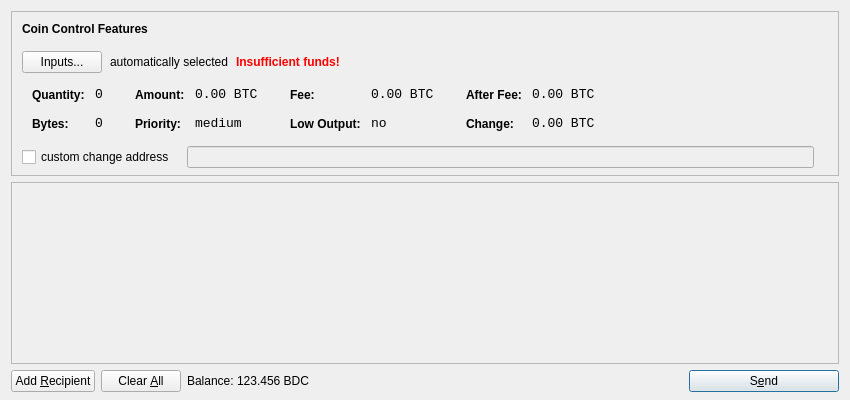
<?xml version="1.0" encoding="UTF-8"?>
<ui version="4.0">
 <class>SendCoinsDialog</class>
 <widget class="QDialog" name="SendCoinsDialog">
  <property name="geometry">
   <rect>
    <x>0</x>
    <y>0</y>
    <width>850</width>
    <height>400</height>
   </rect>
  </property>
  <property name="windowTitle">
   <string>Send Coins</string>
  </property>
  <layout class="QVBoxLayout" name="verticalLayout" stretch="0,1,0">
   <property name="bottomMargin">
    <number>8</number>
   </property>
   <item>
    <widget class="QFrame" name="frameCoinControl">
     <property name="sizePolicy">
      <sizepolicy hsizetype="Expanding" vsizetype="Expanding">
       <horstretch>0</horstretch>
       <verstretch>0</verstretch>
      </sizepolicy>
     </property>
     <property name="maximumSize">
      <size>
       <width>16777215</width>
       <height>16777215</height>
      </size>
     </property>
     <property name="frameShape">
      <enum>QFrame::StyledPanel</enum>
     </property>
     <property name="frameShadow">
      <enum>QFrame::Sunken</enum>
     </property>
     <layout class="QVBoxLayout" name="verticalLayoutCoinControl2">
      <property name="spacing">
       <number>-1</number>
      </property>
      <property name="leftMargin">
       <number>0</number>
      </property>
      <property name="topMargin">
       <number>0</number>
      </property>
      <property name="rightMargin">
       <number>0</number>
      </property>
      <property name="bottomMargin">
       <number>6</number>
      </property>
      <item>
       <layout class="QVBoxLayout" name="verticalLayoutCoinControl" stretch="0,0,0,0,1">
        <property name="spacing">
         <number>0</number>
        </property>
        <property name="leftMargin">
         <number>10</number>
        </property>
        <property name="topMargin">
         <number>10</number>
        </property>
        <item>
         <layout class="QHBoxLayout" name="horizontalLayoutCoinControl1">
          <property name="bottomMargin">
           <number>15</number>
          </property>
          <item>
           <widget class="QLabel" name="labelCoinControlFeatures">
            <property name="sizePolicy">
             <sizepolicy hsizetype="Preferred" vsizetype="Maximum">
              <horstretch>0</horstretch>
              <verstretch>0</verstretch>
             </sizepolicy>
            </property>
            <property name="font">
             <font>
              <weight>75</weight>
              <bold>true</bold>
             </font>
            </property>
            <property name="styleSheet">
             <string notr="true">font-weight:bold;</string>
            </property>
            <property name="text">
             <string>Coin Control Features</string>
            </property>
           </widget>
          </item>
         </layout>
        </item>
        <item>
         <layout class="QHBoxLayout" name="horizontalLayoutCoinControl2" stretch="0,0,0,0">
          <property name="spacing">
           <number>8</number>
          </property>
          <property name="bottomMargin">
           <number>10</number>
          </property>
          <item>
           <widget class="QPushButton" name="pushButtonCoinControl">
            <property name="styleSheet">
             <string notr="true"/>
            </property>
            <property name="text">
             <string>Inputs...</string>
            </property>
           </widget>
          </item>
          <item>
           <widget class="QLabel" name="labelCoinControlAutomaticallySelected">
            <property name="text">
             <string>automatically selected</string>
            </property>
            <property name="margin">
             <number>5</number>
            </property>
           </widget>
          </item>
          <item>
           <widget class="QLabel" name="labelCoinControlInsuffFunds">
            <property name="font">
             <font>
              <weight>75</weight>
              <bold>true</bold>
             </font>
            </property>
            <property name="styleSheet">
             <string notr="true">color:red;font-weight:bold;</string>
            </property>
            <property name="text">
             <string>Insufficient funds!</string>
            </property>
            <property name="margin">
             <number>5</number>
            </property>
           </widget>
          </item>
          <item>
           <spacer name="horizontalSpacerCoinControl">
            <property name="orientation">
             <enum>Qt::Horizontal</enum>
            </property>
            <property name="sizeHint" stdset="0">
             <size>
              <width>40</width>
              <height>1</height>
             </size>
            </property>
           </spacer>
          </item>
         </layout>
        </item>
        <item>
         <widget class="QWidget" name="widgetCoinControl" native="true">
          <property name="sizePolicy">
           <sizepolicy hsizetype="Preferred" vsizetype="Preferred">
            <horstretch>0</horstretch>
            <verstretch>0</verstretch>
           </sizepolicy>
          </property>
          <property name="minimumSize">
           <size>
            <width>0</width>
            <height>0</height>
           </size>
          </property>
          <property name="styleSheet">
           <string notr="true"/>
          </property>
          <layout class="QHBoxLayout" name="horizontalLayoutCoinControl5">
           <property name="margin">
            <number>0</number>
           </property>
           <item>
            <layout class="QHBoxLayout" name="horizontalLayoutCoinControl3" stretch="0,0,0,1">
             <property name="spacing">
              <number>20</number>
             </property>
             <property name="topMargin">
              <number>0</number>
             </property>
             <property name="bottomMargin">
              <number>10</number>
             </property>
             <item>
              <layout class="QFormLayout" name="formLayoutCoinControl1">
               <property name="horizontalSpacing">
                <number>10</number>
               </property>
               <property name="verticalSpacing">
                <number>14</number>
               </property>
               <property name="leftMargin">
                <number>10</number>
               </property>
               <property name="topMargin">
                <number>4</number>
               </property>
               <property name="rightMargin">
                <number>6</number>
               </property>
               <item row="0" column="0">
                <widget class="QLabel" name="labelCoinControlQuantityText">
                 <property name="styleSheet">
                  <string notr="true">font-weight:bold;</string>
                 </property>
                 <property name="text">
                  <string>Quantity:</string>
                 </property>
                 <property name="margin">
                  <number>0</number>
                 </property>
                </widget>
               </item>
               <item row="0" column="1">
                <widget class="QLabel" name="labelCoinControlQuantity">
                 <property name="font">
                  <font>
                   <family>Monospace</family>
                   <pointsize>10</pointsize>
                  </font>
                 </property>
                 <property name="cursor">
                  <cursorShape>IBeamCursor</cursorShape>
                 </property>
                 <property name="contextMenuPolicy">
                  <enum>Qt::ActionsContextMenu</enum>
                 </property>
                 <property name="text">
                  <string notr="true">0</string>
                 </property>
                 <property name="margin">
                  <number>0</number>
                 </property>
                 <property name="textInteractionFlags">
                  <set>Qt::LinksAccessibleByMouse|Qt::TextSelectableByKeyboard|Qt::TextSelectableByMouse</set>
                 </property>
                </widget>
               </item>
               <item row="1" column="0">
                <widget class="QLabel" name="labelCoinControlBytesText">
                 <property name="styleSheet">
                  <string notr="true">font-weight:bold;</string>
                 </property>
                 <property name="text">
                  <string>Bytes:</string>
                 </property>
                </widget>
               </item>
               <item row="1" column="1">
                <widget class="QLabel" name="labelCoinControlBytes">
                 <property name="font">
                  <font>
                   <family>Monospace</family>
                   <pointsize>10</pointsize>
                  </font>
                 </property>
                 <property name="cursor">
                  <cursorShape>IBeamCursor</cursorShape>
                 </property>
                 <property name="contextMenuPolicy">
                  <enum>Qt::ActionsContextMenu</enum>
                 </property>
                 <property name="text">
                  <string notr="true">0</string>
                 </property>
                 <property name="textInteractionFlags">
                  <set>Qt::LinksAccessibleByMouse|Qt::TextSelectableByKeyboard|Qt::TextSelectableByMouse</set>
                 </property>
                </widget>
               </item>
              </layout>
             </item>
             <item>
              <layout class="QFormLayout" name="formLayoutCoinControl2">
               <property name="horizontalSpacing">
                <number>10</number>
               </property>
               <property name="verticalSpacing">
                <number>14</number>
               </property>
               <property name="leftMargin">
                <number>6</number>
               </property>
               <property name="topMargin">
                <number>4</number>
               </property>
               <property name="rightMargin">
                <number>6</number>
               </property>
               <item row="0" column="0">
                <widget class="QLabel" name="labelCoinControlAmountText">
                 <property name="styleSheet">
                  <string notr="true">font-weight:bold;</string>
                 </property>
                 <property name="text">
                  <string>Amount:</string>
                 </property>
                 <property name="margin">
                  <number>0</number>
                 </property>
                </widget>
               </item>
               <item row="0" column="1">
                <widget class="QLabel" name="labelCoinControlAmount">
                 <property name="font">
                  <font>
                   <family>Monospace</family>
                   <pointsize>10</pointsize>
                  </font>
                 </property>
                 <property name="cursor">
                  <cursorShape>IBeamCursor</cursorShape>
                 </property>
                 <property name="contextMenuPolicy">
                  <enum>Qt::ActionsContextMenu</enum>
                 </property>
                 <property name="text">
                  <string notr="true">0.00 BTC</string>
                 </property>
                 <property name="textInteractionFlags">
                  <set>Qt::LinksAccessibleByMouse|Qt::TextSelectableByKeyboard|Qt::TextSelectableByMouse</set>
                 </property>
                </widget>
               </item>
               <item row="1" column="0">
                <widget class="QLabel" name="labelCoinControlPriorityText">
                 <property name="styleSheet">
                  <string notr="true">font-weight:bold;</string>
                 </property>
                 <property name="text">
                  <string>Priority:</string>
                 </property>
                </widget>
               </item>
               <item row="1" column="1">
                <widget class="QLabel" name="labelCoinControlPriority">
                 <property name="font">
                  <font>
                   <family>Monospace</family>
                   <pointsize>10</pointsize>
                  </font>
                 </property>
                 <property name="cursor">
                  <cursorShape>IBeamCursor</cursorShape>
                 </property>
                 <property name="contextMenuPolicy">
                  <enum>Qt::ActionsContextMenu</enum>
                 </property>
                 <property name="text">
                  <string>medium</string>
                 </property>
                 <property name="textInteractionFlags">
                  <set>Qt::LinksAccessibleByMouse|Qt::TextSelectableByKeyboard|Qt::TextSelectableByMouse</set>
                 </property>
                </widget>
               </item>
              </layout>
             </item>
             <item>
              <layout class="QFormLayout" name="formLayoutCoinControl3">
               <property name="horizontalSpacing">
                <number>10</number>
               </property>
               <property name="verticalSpacing">
                <number>14</number>
               </property>
               <property name="leftMargin">
                <number>6</number>
               </property>
               <property name="topMargin">
                <number>4</number>
               </property>
               <property name="rightMargin">
                <number>6</number>
               </property>
               <item row="0" column="0">
                <widget class="QLabel" name="labelCoinControlFeeText">
                 <property name="styleSheet">
                  <string notr="true">font-weight:bold;</string>
                 </property>
                 <property name="text">
                  <string>Fee:</string>
                 </property>
                 <property name="margin">
                  <number>0</number>
                 </property>
                </widget>
               </item>
               <item row="0" column="1">
                <widget class="QLabel" name="labelCoinControlFee">
                 <property name="font">
                  <font>
                   <family>Monospace</family>
                   <pointsize>10</pointsize>
                  </font>
                 </property>
                 <property name="cursor">
                  <cursorShape>IBeamCursor</cursorShape>
                 </property>
                 <property name="contextMenuPolicy">
                  <enum>Qt::ActionsContextMenu</enum>
                 </property>
                 <property name="text">
                  <string notr="true">0.00 BTC</string>
                 </property>
                 <property name="textInteractionFlags">
                  <set>Qt::LinksAccessibleByMouse|Qt::TextSelectableByKeyboard|Qt::TextSelectableByMouse</set>
                 </property>
                </widget>
               </item>
               <item row="1" column="0">
                <widget class="QLabel" name="labelCoinControlLowOutputText">
                 <property name="styleSheet">
                  <string notr="true">font-weight:bold;</string>
                 </property>
                 <property name="text">
                  <string>Low Output:</string>
                 </property>
                </widget>
               </item>
               <item row="1" column="1">
                <widget class="QLabel" name="labelCoinControlLowOutput">
                 <property name="font">
                  <font>
                   <family>Monospace</family>
                   <pointsize>10</pointsize>
                  </font>
                 </property>
                 <property name="cursor">
                  <cursorShape>IBeamCursor</cursorShape>
                 </property>
                 <property name="contextMenuPolicy">
                  <enum>Qt::ActionsContextMenu</enum>
                 </property>
                 <property name="text">
                  <string>no</string>
                 </property>
                 <property name="textInteractionFlags">
                  <set>Qt::LinksAccessibleByMouse|Qt::TextSelectableByKeyboard|Qt::TextSelectableByMouse</set>
                 </property>
                </widget>
               </item>
              </layout>
             </item>
             <item>
              <layout class="QFormLayout" name="formLayoutCoinControl4">
               <property name="horizontalSpacing">
                <number>10</number>
               </property>
               <property name="verticalSpacing">
                <number>14</number>
               </property>
               <property name="leftMargin">
                <number>6</number>
               </property>
               <property name="topMargin">
                <number>4</number>
               </property>
               <property name="rightMargin">
                <number>6</number>
               </property>
               <item row="0" column="0">
                <widget class="QLabel" name="labelCoinControlAfterFeeText">
                 <property name="styleSheet">
                  <string notr="true">font-weight:bold;</string>
                 </property>
                 <property name="text">
                  <string>After Fee:</string>
                 </property>
                 <property name="margin">
                  <number>0</number>
                 </property>
                </widget>
               </item>
               <item row="0" column="1">
                <widget class="QLabel" name="labelCoinControlAfterFee">
                 <property name="font">
                  <font>
                   <family>Monospace</family>
                   <pointsize>10</pointsize>
                  </font>
                 </property>
                 <property name="cursor">
                  <cursorShape>IBeamCursor</cursorShape>
                 </property>
                 <property name="contextMenuPolicy">
                  <enum>Qt::ActionsContextMenu</enum>
                 </property>
                 <property name="text">
                  <string notr="true">0.00 BTC</string>
                 </property>
                 <property name="textInteractionFlags">
                  <set>Qt::LinksAccessibleByMouse|Qt::TextSelectableByKeyboard|Qt::TextSelectableByMouse</set>
                 </property>
                </widget>
               </item>
               <item row="1" column="0">
                <widget class="QLabel" name="labelCoinControlChangeText">
                 <property name="styleSheet">
                  <string notr="true">font-weight:bold;</string>
                 </property>
                 <property name="text">
                  <string>Change:</string>
                 </property>
                </widget>
               </item>
               <item row="1" column="1">
                <widget class="QLabel" name="labelCoinControlChange">
                 <property name="font">
                  <font>
                   <family>Monospace</family>
                   <pointsize>10</pointsize>
                  </font>
                 </property>
                 <property name="cursor">
                  <cursorShape>IBeamCursor</cursorShape>
                 </property>
                 <property name="contextMenuPolicy">
                  <enum>Qt::ActionsContextMenu</enum>
                 </property>
                 <property name="text">
                  <string notr="true">0.00 BTC</string>
                 </property>
                 <property name="textInteractionFlags">
                  <set>Qt::LinksAccessibleByMouse|Qt::TextSelectableByKeyboard|Qt::TextSelectableByMouse</set>
                 </property>
                </widget>
               </item>
              </layout>
             </item>
            </layout>
           </item>
          </layout>
         </widget>
        </item>
        <item>
         <layout class="QHBoxLayout" name="horizontalLayoutCoinControl4" stretch="0,0,0">
          <property name="spacing">
           <number>12</number>
          </property>
          <property name="sizeConstraint">
           <enum>QLayout::SetDefaultConstraint</enum>
          </property>
          <property name="topMargin">
           <number>5</number>
          </property>
          <property name="rightMargin">
           <number>5</number>
          </property>
          <item>
           <widget class="QCheckBox" name="checkBoxCoinControlChange">
            <property name="text">
             <string>custom change address</string>
            </property>
           </widget>
          </item>
          <item>
           <widget class="QLineEdit" name="lineEditCoinControlChange">
            <property name="enabled">
             <bool>false</bool>
            </property>
            <property name="sizePolicy">
             <sizepolicy hsizetype="Expanding" vsizetype="Fixed">
              <horstretch>0</horstretch>
              <verstretch>0</verstretch>
             </sizepolicy>
            </property>
           </widget>
          </item>
          <item>
           <widget class="QLabel" name="labelCoinControlChangeLabel">
            <property name="sizePolicy">
             <sizepolicy hsizetype="Preferred" vsizetype="Expanding">
              <horstretch>0</horstretch>
              <verstretch>0</verstretch>
             </sizepolicy>
            </property>
            <property name="minimumSize">
             <size>
              <width>0</width>
              <height>0</height>
             </size>
            </property>
            <property name="text">
             <string/>
            </property>
            <property name="margin">
             <number>3</number>
            </property>
           </widget>
          </item>
         </layout>
        </item>
        <item>
         <spacer name="verticalSpacerCoinControl">
          <property name="orientation">
           <enum>Qt::Vertical</enum>
          </property>
          <property name="sizeHint" stdset="0">
           <size>
            <width>800</width>
            <height>1</height>
           </size>
          </property>
         </spacer>
        </item>
       </layout>
      </item>
     </layout>
    </widget>
   </item>
   <item>
    <widget class="QScrollArea" name="scrollArea">
     <property name="widgetResizable">
      <bool>true</bool>
     </property>
     <widget class="QWidget" name="scrollAreaWidgetContents">
      <property name="geometry">
       <rect>
        <x>0</x>
        <y>0</y>
        <width>830</width>
        <height>165</height>
       </rect>
      </property>
      <layout class="QVBoxLayout" name="verticalLayout_2">
       <property name="margin">
        <number>0</number>
       </property>
       <item>
        <layout class="QVBoxLayout" name="entries">
         <property name="spacing">
          <number>6</number>
         </property>
        </layout>
       </item>
       <item>
        <spacer name="verticalSpacer">
         <property name="orientation">
          <enum>Qt::Vertical</enum>
         </property>
         <property name="sizeHint" stdset="0">
          <size>
           <width>20</width>
           <height>40</height>
          </size>
         </property>
        </spacer>
       </item>
      </layout>
     </widget>
    </widget>
   </item>
   <item>
    <layout class="QHBoxLayout" name="horizontalLayout">
     <item>
      <widget class="QPushButton" name="addButton">
       <property name="toolTip">
        <string>Send to multiple recipients at once</string>
       </property>
       <property name="text">
        <string>Add &amp;Recipient</string>
       </property>
       <property name="icon">
        <iconset resource="../bitcoin.qrc">
         <normaloff>:/icons/add</normaloff>:/icons/add</iconset>
       </property>
       <property name="autoDefault">
        <bool>false</bool>
       </property>
      </widget>
     </item>
     <item>
      <widget class="QPushButton" name="clearButton">
       <property name="sizePolicy">
        <sizepolicy hsizetype="Minimum" vsizetype="Fixed">
         <horstretch>0</horstretch>
         <verstretch>0</verstretch>
        </sizepolicy>
       </property>
       <property name="toolTip">
        <string>Remove all transaction fields</string>
       </property>
       <property name="text">
        <string>Clear &amp;All</string>
       </property>
       <property name="icon">
        <iconset resource="../bitcoin.qrc">
         <normaloff>:/icons/remove</normaloff>:/icons/remove</iconset>
       </property>
       <property name="autoRepeatDelay">
        <number>300</number>
       </property>
       <property name="autoDefault">
        <bool>false</bool>
       </property>
      </widget>
     </item>
     <item>
      <layout class="QHBoxLayout" name="horizontalLayout_2">
       <property name="spacing">
        <number>3</number>
       </property>
       <item>
        <widget class="QLabel" name="label">
         <property name="text">
          <string>Balance:</string>
         </property>
        </widget>
       </item>
       <item>
        <widget class="QLabel" name="labelBalance">
         <property name="cursor">
          <cursorShape>IBeamCursor</cursorShape>
         </property>
         <property name="text">
          <string>123.456 BDC</string>
         </property>
         <property name="textInteractionFlags">
          <set>Qt::LinksAccessibleByMouse|Qt::TextSelectableByKeyboard|Qt::TextSelectableByMouse</set>
         </property>
        </widget>
       </item>
      </layout>
     </item>
     <item>
      <spacer name="horizontalSpacer">
       <property name="orientation">
        <enum>Qt::Horizontal</enum>
       </property>
       <property name="sizeHint" stdset="0">
        <size>
         <width>40</width>
         <height>20</height>
        </size>
       </property>
      </spacer>
     </item>
     <item>
      <widget class="QPushButton" name="sendButton">
       <property name="minimumSize">
        <size>
         <width>150</width>
         <height>0</height>
        </size>
       </property>
       <property name="toolTip">
        <string>Confirm the send action</string>
       </property>
       <property name="text">
        <string>S&amp;end</string>
       </property>
       <property name="icon">
        <iconset resource="../bitcoin.qrc">
         <normaloff>:/icons/send</normaloff>:/icons/send</iconset>
       </property>
       <property name="default">
        <bool>true</bool>
       </property>
      </widget>
     </item>
    </layout>
   </item>
  </layout>
 </widget>
 <resources>
  <include location="../bitcoin.qrc"/>
 </resources>
 <connections/>
</ui>
